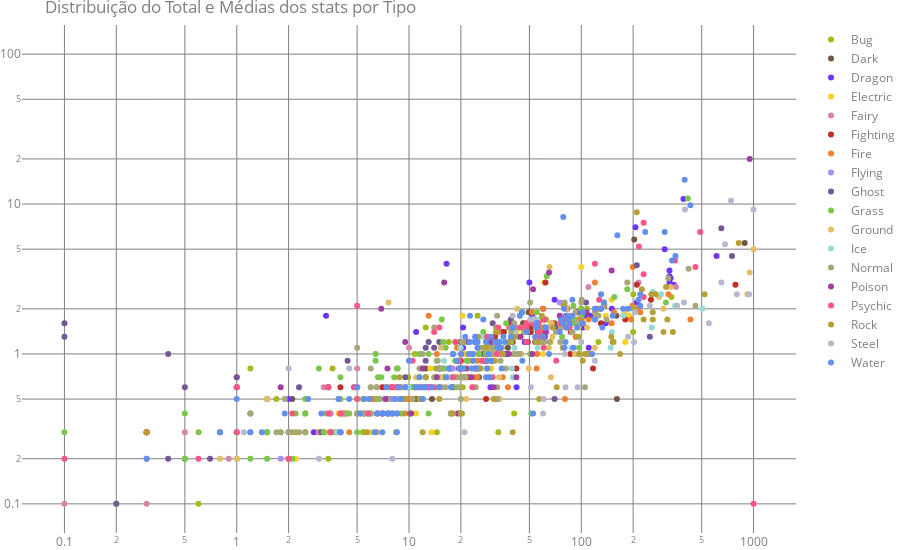

The notebook cell saved with this chart:
### Code cell
fig = go.Figure()

# Definicao do layout
fig.update_layout(
    plot_bgcolor=transparente,
    font_color=cinza,
    autosize=True,
    height=550,
    margin=dict(l=0, r=0, t=25, b=0),
    title_text="Distribuição do Total e Médias dos stats por Tipo",
    paper_bgcolor=transparente,
    xaxis=dict(
        gridcolor=cinza,
        type="log",
        showspikes=True,
    ),
    yaxis=dict(
        gridcolor=cinza,
        type="log",
        showspikes=True,
    ),
)

for t in colorsType.keys():
    typeRows = dfPokemon.loc[:, "type1"] == t
    fig.add_trace(
        go.Scatter(
            x=dfPokemon.loc[typeRows, "weight_kg"],
            y=dfPokemon.loc[typeRows, "height_m"],
            name=t,
            mode="markers",
            customdata=dfPokemon.loc[typeRows, :],
            marker_color=dfPokemon.loc[typeRows, "type1"].map(
                colorsType
            ),
            hovertemplate=(
                "<b>%{customdata[0]} %{customdata[1]}</b><br>"
                + "%{text}"
                + "<extra>"
                + "Weight: %{x}kg<br>"
                + "Height: %{y}m<br>"
                + "Type 1: %{customdata[6]}<br>"
                # + "Type 2: %{customdata[7]}<br>"
                + "</extra>"
            ),
            # text=[
            #     "Forma " + str(x) + "<br>" if str(x) != "nan" else ""
            #     for x in dfPokemon.loc[typeRows, "form"].values
            # ],
            text=[
                "".join(
                    [
                        "Forma " + str(f) + "<br>"
                        if str(f) != "nan"
                        else "",
                        "Type 2: " + str(t) + "<br>"
                        if str(t) != "nan"
                        else "",
                    ]
                )
                for f, t in dfPokemon.loc[
                    typeRows, ["form", "type2"]
                ].values.tolist()
            ],
        )
    )

ploff.iplot(fig)
